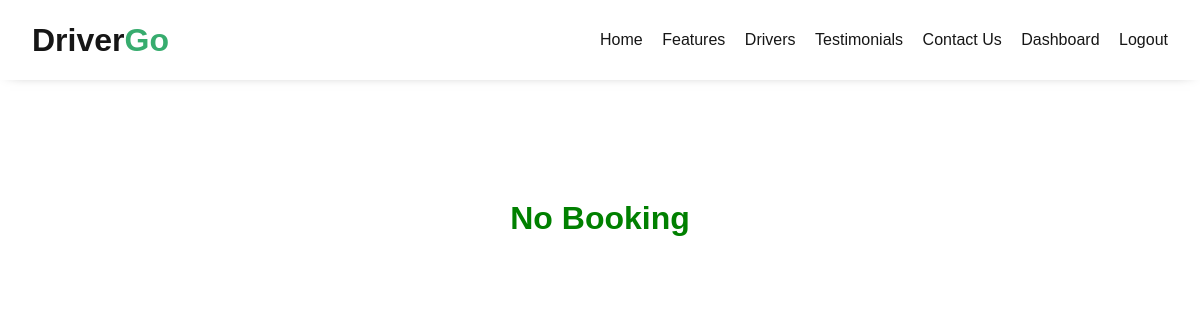
Before: /my-booking (signed in) with the older database file.
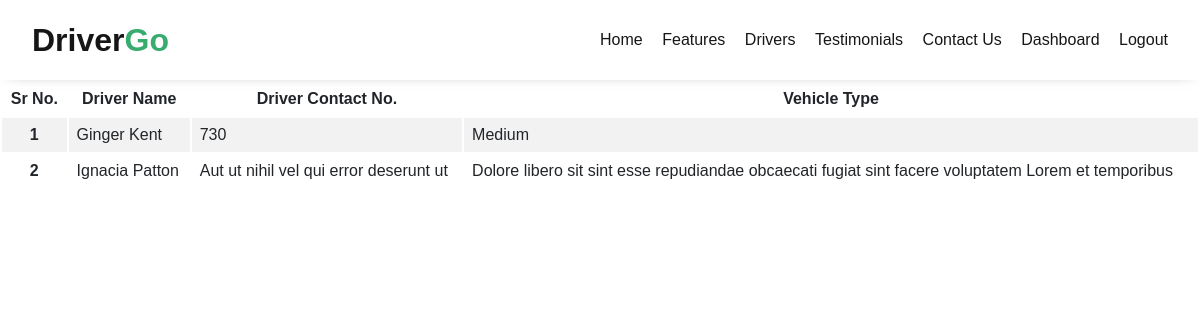
After: the same page with the newer database file.
### driver_hiring/models.py (models this page shows, shortened)
class Booking(models.Model):
    vehical = models.ForeignKey(Vehical, on_delete=models.CASCADE)
    driver = models.ForeignKey(Driver, on_delete=models.CASCADE)
    user = models.ForeignKey(User, on_delete=models.CASCADE)
    booking_date = models.DateTimeField(auto_now_add=True)
    created_at = models.DateTimeField(auto_now_add=True)
    updated_at = models.DateTimeField(auto_now=True)

class Vehical(models.Model):
    user = models.ForeignKey(Driver, on_delete=models.CASCADE)
    vehical_image = models.ImageField(upload_to='vehical')
    vehical_no = models.CharField(max_length=100)
    owner_name = models.CharField(max_length=100)
    contact = models.CharField(max_length=100)
    price = models.CharField(max_length=100)
    vehical_type = models.CharField(max_length=100)
    travel_type = models.CharField(max_length=100,choices=typ)
    created_at = models.DateTimeField(auto_now_add=True)
    updated_at = models.DateTimeField(auto_now=True)

### driver_hiring/views.py (the view)
# urls.py: path('my-booking', views.my_booking,name="my_booking"),
@login_required(login_url='Login')
def my_booking(request):
    b = Booking.objects.filter(user = request.user)
    return render(request, "book.html",{'b':b})

### template/book.html
{% extends 'base.html' %}
{% block body %}
{% if b %}
<table class="table table-striped">
    <thead>
      <tr>
        <th scope="col">Sr No.</th>
        <th scope="col">Driver Name</th>
        <th scope="col">Driver Contact No.</th>
        <th scope="col">Vehicle Type</th>
      </tr>
    </thead>
    <tbody>
        {% for b in b %}
      <tr>
        <th scope="row">{{forloop.counter}}</th>
        <td>{{b.vehical.owner_name}}</td>
        <td>{{b.vehical.contact}}</td>
        <td>{{b.vehical.vehical_type}}</td>
      </tr>
      {% endfor %}
    </tbody>
  </table>
  {% else %}
  <h1 align="center" style="padding-top:10%; color:green;"> No Booking</h1>
  {% endif %}
{% endblock body %}

Changed rows visible on the page:
added Booking: vehical.owner_name "Ginger Kent", vehical.contact "730", vehical.vehical_type "Medium"
added Booking: vehical.owner_name "Ignacia Patton", vehical.contact "Aut ut nihil vel qui error deserunt ut", vehical.vehical_type "Dolore libero sit sint esse repudiandae obcaecati fugiat sint facere voluptatem Lorem et temporibus"
Other visible differences:
text no longer shown: "No Booking"
text now shown: "Sr No. Driver Name Driver Contact No. Vehicle Type"
